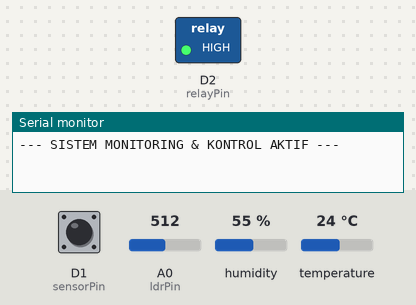
This sketch was run on a simulated ESP8266 (NodeMCU). Parts: switched loads named in the sketch (green lamp = pin HIGH), the last lines printed to the serial monitor. Dashed ring = blinking. The inputs (shaded band) are chosen by the test bench; at power-on: D1 (sensorPin) HIGH, A0 (ldrPin) = 512, humidity 55 %, temperature 24 °C.

Above: at 1.5 s.
1.6 s: D1 (sensorPin) driven LOW
At 2.4 s:
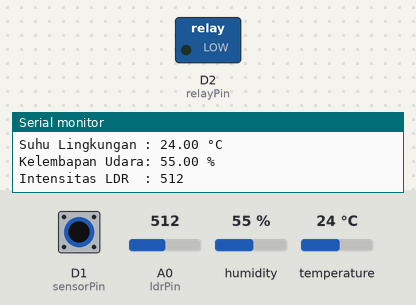
3.5 s: D1 (sensorPin) pulsed HIGH 5 times (0.12 s each, 0.3 s apart)
At 3.77 s:
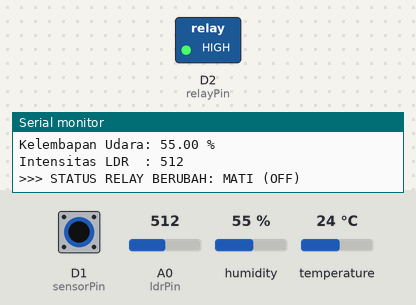
Timing chart, 0 to 6.5 s (numbered marks = the images above; inputs shaded):
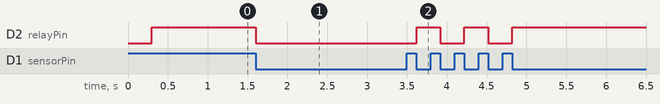

The sketch:

Blink.ino
```cpp
#include "DHT.h"

// Definisi Pin
#define DHTPIN D5          // Pin Data DHT ke D5
#define DHTTYPE DHT11      // Ubah ke DHT22 jika memakai sensor DHT22 putih
const int ldrPin    = A0;  // Pin AO modul LDR ke pin A0 ESP8266
const int sensorPin = D1;  // Pin trigger tombol/sensor halangan
const int relayPin  = D2;  // Pin IN modul relay

DHT dht(DHTPIN, DHTTYPE);

// Variabel status & pewaktu
bool relayState = false;
int lastSensorState = HIGH;
unsigned long previousMillis = 0;
const long interval = 2000; // Interval pembacaan sensor setiap 2 detik

void setup() {
  Serial.begin(115200);
  delay(300);

  // Inisialisasi Sensor DHT
  dht.begin();

  // Konfigurasi pin
  pinMode(sensorPin, INPUT_PULLUP);
  pinMode(relayPin, OUTPUT);
  digitalWrite(relayPin, HIGH); // Relay awal MATI (Active LOW)

  Serial.println("\n--- SISTEM MONITORING & KONTROL AKTIF ---");
}

void loop() {
  // 1. KONTROL SAKELAR TOGGLE RELAY (Respon Seketika)
  int currentSensorState = digitalRead(sensorPin);

  // Deteksi transisi pemicu (Active LOW: HIGH -> LOW)
  if (currentSensorState == LOW && lastSensorState == HIGH) {
    relayState = !relayState;
    digitalWrite(relayPin, relayState ? LOW : HIGH);

    Serial.print("\n>>> STATUS RELAY BERUBAH: ");
    Serial.println(relayState ? "AKTIF (ON)" : "MATI (OFF)");

    delay(250); // Debounce
  }
  lastSensorState = currentSensorState;

  // 2. PEMBACAAN SUHU, KELEMBAPAN, DAN CAHAYA (Setiap 2 Detik)
  unsigned long currentMillis = millis();
  if (currentMillis - previousMillis >= interval) {
    previousMillis = currentMillis;

    // Baca data dari DHT
    float kelembapan = dht.readHumidity();
    float suhu = dht.readTemperature();

    // Baca intensitas cahaya dari LDR (Rentang 0 - 1023)
    int nilaiLDR = analogRead(ldrPin);

    Serial.println("\n--- DATA SENSOR TERKINI ---");
    if (isnan(kelembapan) || isnan(suhu)) {
      Serial.println("[DHT Error] Gagal membaca DHT! Periksa kabel pin D5.");
    } else {
      Serial.print("Suhu Lingkungan : ");
      Serial.print(suhu);
      Serial.println(" °C");
      Serial.print("Kelembapan Udara: ");
      Serial.print(kelembapan);
      Serial.println(" %");
    }

    Serial.print("Intensitas LDR  : ");
    Serial.println(nilaiLDR);
  }
}
```

Measured:
- after the input at 1.6 s, D2 (relayPin): HIGH → LOW at once
- after the input at 3.5 s, D2 (relayPin): alternates HIGH for 0.30 s and LOW for 0.30 s, 5 changes in all, then stays HIGH, starting after 0.12 s
